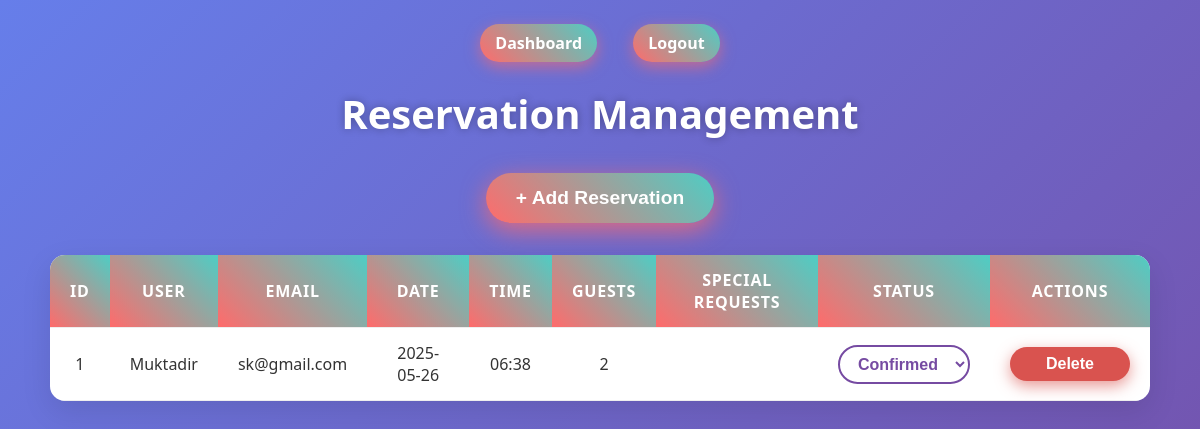
Page /View/reservation_management.php (signed in) on the committed database.
### tables this page shows
CREATE TABLE `reservations` (
  `reservation_id` int(11) NOT NULL,
  `user_id` int(11) NOT NULL,
  `reservation_date` date NOT NULL,
  `reservation_time` time NOT NULL,
  `guests` int(11) NOT NULL,
  `special_requests` text DEFAULT NULL,
  `status` varchar(20) NOT NULL DEFAULT 'Pending',
  `created_at` timestamp NOT NULL DEFAULT current_timestamp()
);

CREATE TABLE `users` (
  `id` int(100) NOT NULL,
  `username` varchar(50) NOT NULL,
  `email` varchar(50) NOT NULL,
  `password` varchar(255) NOT NULL,
  `account_type` enum('user','admin') NOT NULL,
  `question` varchar(200) NOT NULL,
  `answer` varchar(100) NOT NULL,
  `balance` int(11) DEFAULT 0,
  `accepted_terms` tinyint(1) NOT NULL DEFAULT 0
);

### View/reservation_management.php (the view, shortened to what this page needs)
<?php
$con = getConnection();
$sql = "SELECT r.reservation_id, r.reservation_date, r.reservation_time, r.guests, r.special_requests, r.status, u.username, u.email
        FROM reservations r
        JOIN users u ON r.user_id = u.id
        ORDER BY r.reservation_date DESC, r.reservation_time DESC";
$result = $con->query($sql);
$reservations = [];
if ($result) {
    while ($row = $result->fetch_assoc()) {
        $reservations[] = $row;
    }
} else {
    die("Query error: " . $con->error);
}
?>
<!DOCTYPE html>
<html lang="en">
<head>
<link rel="stylesheet" href="../asset/css/reservation_management.css" />
</head>
<body>
<nav>
  <a href="home.php">Dashboard</a>
  <a href="../controller/logout.php">Logout</a>
</nav>
<div class="container">
  <h1>Reservation Management</h1>
  <button class="add-reservation-btn" id="openModalBtn">+ Add Reservation</button>
  <?php if (empty($reservations)): ?>
    <p style="text-align:center; font-size:1.2rem; color:#ddd;">No reservations found.</p>
  <?php else: ?>
  <table>
    <thead>
      <tr>
        <th>ID</th>
        <th>User</th>
        <th>Email</th>
        <th>Date</th>
        <th>Time</th>
        <th>Guests</th>
        <th>Special Requests</th>
        <th>Status</th>
        <th>Actions</th>
      </tr>
    </thead>
    <tbody>
      <?php foreach ($reservations as $r): ?>
      <tr>
        <td><?= htmlspecialchars($r['reservation_id']) ?></td>
        <td><?= htmlspecialchars($r['username']) ?></td>
        <td><?= htmlspecialchars($r['email']) ?></td>
        <td><?= htmlspecialchars($r['reservation_date']) ?></td>
        <td><?= htmlspecialchars(substr($r['reservation_time'], 0, 5)) ?></td>
        <td><?= htmlspecialchars($r['guests']) ?></td>
        <td><?= nl2br(htmlspecialchars($r['special_requests'])) ?></td>
        <td>
          <form method="POST" style="display:inline-block;">
            <select name="new_status" class="status-select" onchange="this.form.submit()">
              <option value="Confirmed" <?= $r['status'] === 'Confirmed' ? 'selected' : '' ?>>Confirmed</option>
            </select>
          </form>
        </td>
        <td>
          <form method="POST" style="display:inline-block;" onsubmit="return confirm('Delete this reservation?');">
            <button type="submit" name="delete_reservation" class="delete-btn">Delete</button>
          </form>
        </td>
      </tr>
      <?php endforeach; ?>
    </tbody>
  </table>
  <?php endif; ?>
</div>
</body>
</html>

### Asset/css/reservation_management.css (style rules this page uses)
body { font-family: 'Segoe UI', Tahoma, Geneva, Verdana, sans-serif; background: linear-gradient(135deg, #667eea 0%, #764ba2 100%); min-height: 100vh; margin: 0; padding: 2rem; color: #333; }
.container { max-width: 1100px; margin: 0 auto; }
h1 { color: white; text-align: center; margin-bottom: 2rem; font-weight: 700; font-size: 2.5rem; text-shadow: 0 0 8px rgba(0,0,0,0.3); }
nav { margin-bottom: 2rem; text-align: center; }
nav a { text-decoration: none; color: white; margin: 0 1rem; font-weight: 600; padding: 8px 15px; border-radius: 25px; background: linear-gradient(45deg, #ff6b6b, #4ecdc4); transition: background 0.3s ease; box-shadow: 0 5px 15px rgba(255, 107, 107, 0.6); }
table { width: 100%; border-collapse: collapse; background: white; border-radius: 15px; overflow: hidden; box-shadow: 0 10px 30px rgba(0,0,0,0.1); font-size: 1rem; }
th, td { padding: 14px 20px; border-bottom: 1px solid #eee; text-align: center; vertical-align: middle; color: #333; }
th { background: linear-gradient(45deg, #ff6b6b, #4ecdc4); color: white; font-weight: 600; text-transform: uppercase; letter-spacing: 0.05em; }
.status-select, button { padding: 8px 14px; border-radius: 25px; font-size: 1rem; border: 2px solid #764ba2; cursor: pointer; transition: all 0.3s ease; font-weight: 600; background: white; color: #764ba2; min-width: 120px; }
button { background: linear-gradient(45deg, #ff6b6b, #4ecdc4); color: white; border: none; box-shadow: 0 5px 15px rgba(255, 107, 107, 0.6); }
.delete-btn { background: #d9534f; border: none; box-shadow: 0 5px 15px rgba(217, 83, 79, 0.6); }
form { display: inline-block; margin: 0; }
.add-reservation-btn { display: block; margin: 0 auto 2rem; background: linear-gradient(45deg, #ff6b6b, #4ecdc4); color: white; border: none; padding: 14px 30px; border-radius: 30px; font-weight: 700; font-size: 1.2rem; cursor: pointer; box-shadow: 0 7px 25px rgba(255, 107, 107, 0.8); transition: background 0.3s ease, transform 0.3s ease; text-align: center; }

### rows in the picture
reservations: reservation_id "1", user.username "Muktadir", user.email "sk@gmail.com", reservation_date "2025-05-26", reservation_time "06:38", guests "2", new_status "Confirmed"
